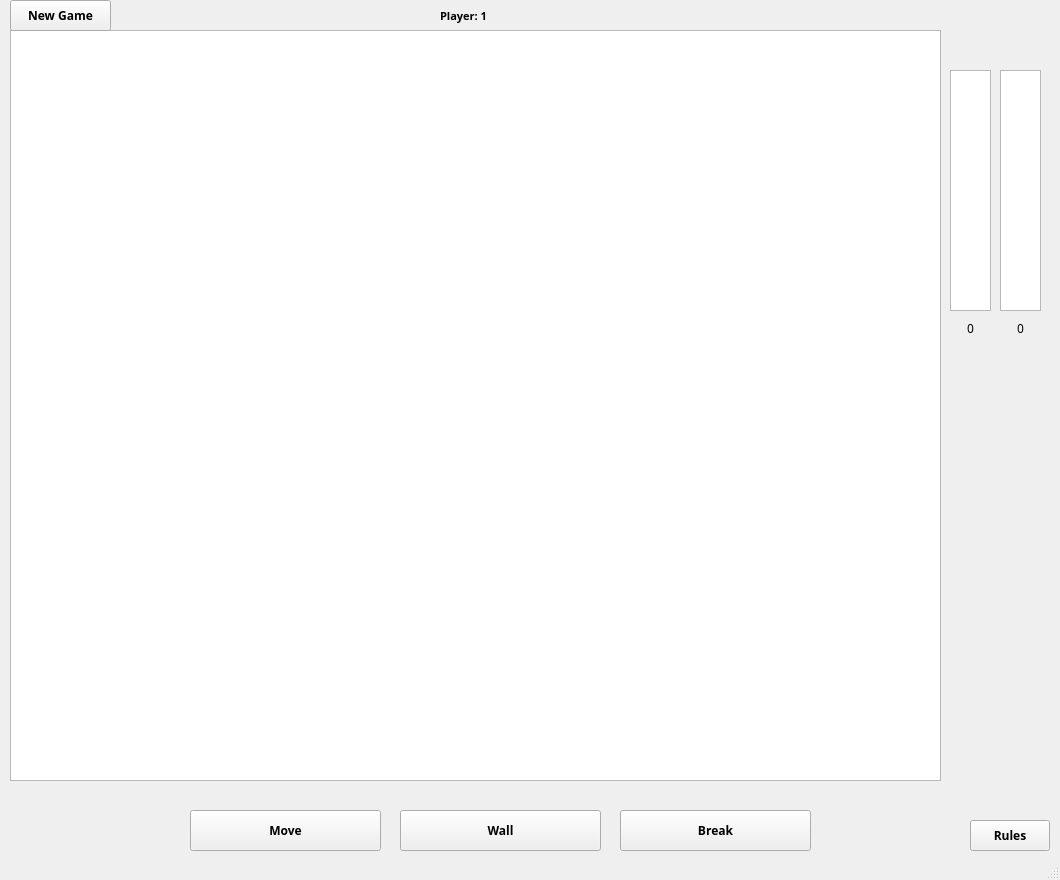
<?xml version="1.0" encoding="UTF-8"?>
<ui version="4.0">
 <class>MainWindow</class>
 <widget class="QMainWindow" name="MainWindow">
  <property name="geometry">
   <rect>
    <x>0</x>
    <y>0</y>
    <width>1060</width>
    <height>880</height>
   </rect>
  </property>
  <property name="cursor">
   <cursorShape>ArrowCursor</cursorShape>
  </property>
  <property name="windowTitle">
   <string>Island Hopper</string>
  </property>
  <property name="windowIcon">
   <iconset resource="images.qrc">
    <normaloff>:/icons/graphics/player1.png</normaloff>:/icons/graphics/player1.png</iconset>
  </property>
  <property name="windowOpacity">
   <double>1.000000000000000</double>
  </property>
  <property name="styleSheet">
   <string notr="true"/>
  </property>
  <widget class="QWidget" name="centralwidget">
   <widget class="QGraphicsView" name="graphicsView">
    <property name="geometry">
     <rect>
      <x>10</x>
      <y>30</y>
      <width>931</width>
      <height>751</height>
     </rect>
    </property>
   </widget>
   <widget class="QPushButton" name="moveButton">
    <property name="geometry">
     <rect>
      <x>190</x>
      <y>810</y>
      <width>191</width>
      <height>41</height>
     </rect>
    </property>
    <property name="font">
     <font>
      <family>8514oem</family>
      <weight>75</weight>
      <bold>true</bold>
     </font>
    </property>
    <property name="text">
     <string>Move</string>
    </property>
   </widget>
   <widget class="QPushButton" name="wallButton">
    <property name="geometry">
     <rect>
      <x>400</x>
      <y>810</y>
      <width>201</width>
      <height>41</height>
     </rect>
    </property>
    <property name="font">
     <font>
      <family>8514oem</family>
      <weight>75</weight>
      <bold>true</bold>
     </font>
    </property>
    <property name="text">
     <string>Wall</string>
    </property>
   </widget>
   <widget class="QLabel" name="infoLabel">
    <property name="geometry">
     <rect>
      <x>190</x>
      <y>780</y>
      <width>621</width>
      <height>21</height>
     </rect>
    </property>
    <property name="font">
     <font>
      <family>8514oem</family>
      <weight>75</weight>
      <bold>true</bold>
      <underline>true</underline>
     </font>
    </property>
    <property name="text">
     <string/>
    </property>
    <property name="alignment">
     <set>Qt::AlignCenter</set>
    </property>
   </widget>
   <widget class="QLabel" name="playerLabel">
    <property name="geometry">
     <rect>
      <x>440</x>
      <y>0</y>
      <width>101</width>
      <height>31</height>
     </rect>
    </property>
    <property name="font">
     <font>
      <family>8514oem</family>
      <pointsize>8</pointsize>
      <weight>75</weight>
      <bold>true</bold>
      <underline>false</underline>
     </font>
    </property>
    <property name="text">
     <string>Player: 1</string>
    </property>
   </widget>
   <widget class="QLabel" name="player1Score">
    <property name="geometry">
     <rect>
      <x>950</x>
      <y>320</y>
      <width>41</width>
      <height>16</height>
     </rect>
    </property>
    <property name="font">
     <font>
      <family>8514oem</family>
     </font>
    </property>
    <property name="text">
     <string>0</string>
    </property>
    <property name="alignment">
     <set>Qt::AlignCenter</set>
    </property>
   </widget>
   <widget class="QLabel" name="player2Score">
    <property name="geometry">
     <rect>
      <x>1000</x>
      <y>320</y>
      <width>41</width>
      <height>16</height>
     </rect>
    </property>
    <property name="font">
     <font>
      <family>8514oem</family>
     </font>
    </property>
    <property name="text">
     <string>0</string>
    </property>
    <property name="alignment">
     <set>Qt::AlignCenter</set>
    </property>
   </widget>
   <widget class="QGraphicsView" name="graphicsView_2">
    <property name="geometry">
     <rect>
      <x>950</x>
      <y>70</y>
      <width>41</width>
      <height>241</height>
     </rect>
    </property>
   </widget>
   <widget class="QGraphicsView" name="graphicsView_3">
    <property name="geometry">
     <rect>
      <x>1000</x>
      <y>70</y>
      <width>41</width>
      <height>241</height>
     </rect>
    </property>
   </widget>
   <widget class="QLabel" name="label">
    <property name="geometry">
     <rect>
      <x>950</x>
      <y>30</y>
      <width>41</width>
      <height>31</height>
     </rect>
    </property>
    <property name="text">
     <string/>
    </property>
    <property name="pixmap">
     <pixmap resource="images.qrc">:/icons/graphics/player1.png</pixmap>
    </property>
    <property name="scaledContents">
     <bool>true</bool>
    </property>
   </widget>
   <widget class="QLabel" name="label_2">
    <property name="geometry">
     <rect>
      <x>1000</x>
      <y>30</y>
      <width>41</width>
      <height>31</height>
     </rect>
    </property>
    <property name="text">
     <string/>
    </property>
    <property name="pixmap">
     <pixmap resource="images.qrc">:/icons/graphics/player2.png</pixmap>
    </property>
    <property name="scaledContents">
     <bool>true</bool>
    </property>
   </widget>
   <widget class="QPushButton" name="breakButton">
    <property name="geometry">
     <rect>
      <x>620</x>
      <y>810</y>
      <width>191</width>
      <height>41</height>
     </rect>
    </property>
    <property name="font">
     <font>
      <family>8514oem</family>
      <weight>75</weight>
      <bold>true</bold>
     </font>
    </property>
    <property name="text">
     <string>Break</string>
    </property>
   </widget>
   <widget class="QPushButton" name="resetButton">
    <property name="geometry">
     <rect>
      <x>10</x>
      <y>0</y>
      <width>101</width>
      <height>31</height>
     </rect>
    </property>
    <property name="font">
     <font>
      <family>8514oem</family>
      <weight>75</weight>
      <bold>true</bold>
     </font>
    </property>
    <property name="text">
     <string>New Game</string>
    </property>
   </widget>
   <widget class="QPushButton" name="pushButton">
    <property name="geometry">
     <rect>
      <x>970</x>
      <y>820</y>
      <width>80</width>
      <height>31</height>
     </rect>
    </property>
    <property name="font">
     <font>
      <family>8514oem</family>
      <weight>75</weight>
      <bold>true</bold>
     </font>
    </property>
    <property name="text">
     <string>Rules</string>
    </property>
   </widget>
  </widget>
  <widget class="QMenuBar" name="menubar">
   <property name="geometry">
    <rect>
     <x>0</x>
     <y>0</y>
     <width>1060</width>
     <height>21</height>
    </rect>
   </property>
  </widget>
  <widget class="QStatusBar" name="statusbar"/>
 </widget>
 <resources>
  <include location="images.qrc"/>
 </resources>
 <connections/>
</ui>
